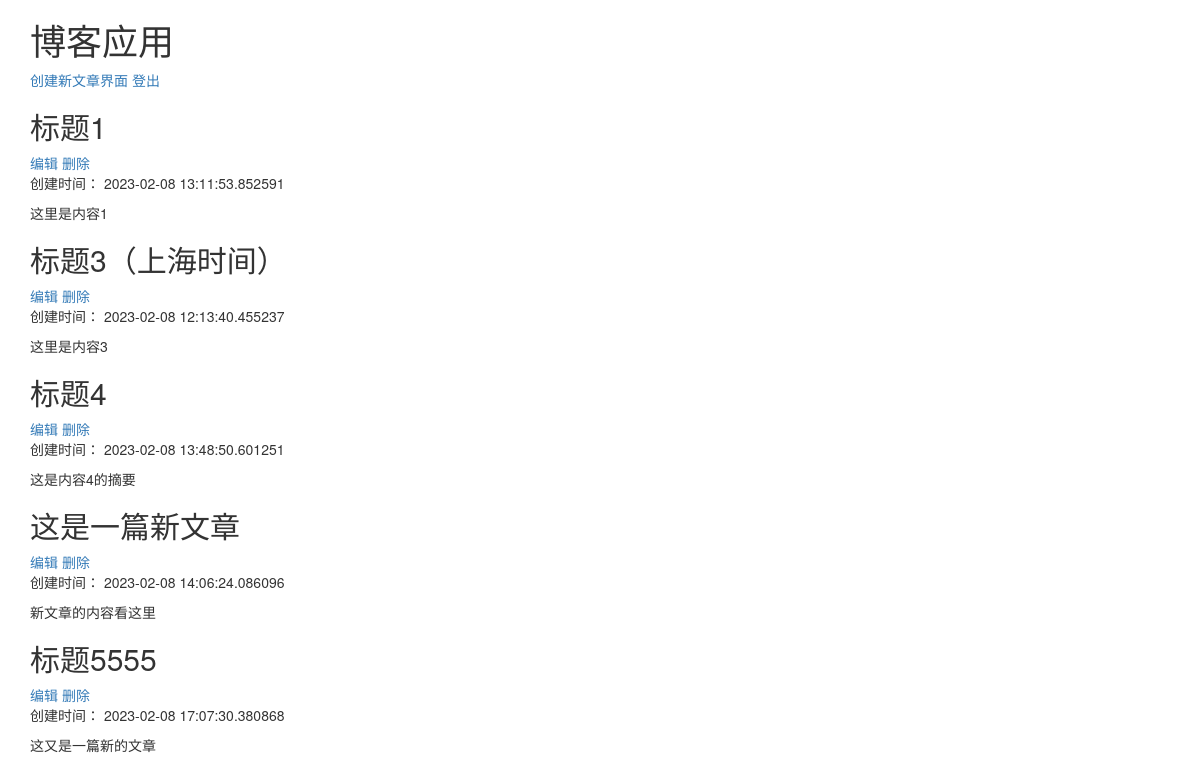
Screenshot of / (signed in) with the database file from the repository.
### app.py (models this page shows)
class Post(db.Model):
    id = db.Column(db.Integer, primary_key=True)
    title = db.Column(db.String(50), nullable=False)
    content = db.Column(db.String(500), nullable=False)
    created_at = db.Column(db.DateTime, nullable=False, default=datetime.now(pytz.timezone('Asia/Shanghai')))

### app.py (the view)
@app.route("/", methods=['GET', 'POST'])
@login_required
def index():
    if request.method == 'GET':
        posts = Post.query.all()                                  #将Post数据库中的值全部取出，保存到posts
        return render_template("index.html", posts=posts)         #将posts的值传递给index.html页面

### app.py (called while the page is built)
@login_manager.user_loader
def load_user(user_id):
    return User.query.get(int(user_id))

### templates/index.html (shortened to what this page needs)
{% extends "bootstrap/base.html" %}
{% block content %}
    <div class="container">
        <h1>博客应用</h1>
        <a href="/create" role="button">创建新文章界面</a>
        <a href="/logout" role="button">登出</a>
        {% for post in posts  %}
            <article>
                <h2>{{ post.title }}</h2>
                <a href="/{{post.id}}/update" role="button">编辑</a>
                <a href="/{{post.id}}/delete" role="button">删除</a>
                <p>创建时间： {{ post. created_at }}</p>
                <p>{{ post.content }}</p>
            </article>
        {% endfor %}
    </div>
{% endblock %}

### rows the page displays
Post: title "标题1", created_at "2023-02-08 13:11:53.852591", content "这里是内容1"
Post: title "标题3（上海时间）", created_at "2023-02-08 12:13:40.455237", content "这里是内容3"
Post: title "标题4", created_at "2023-02-08 13:48:50.601251", content "这是内容4的摘要"
Post: title "这是一篇新文章", created_at "2023-02-08 14:06:24.086096", content "新文章的内容看这里"
Post: title "标题5555", created_at "2023-02-08 17:07:30.380868", content "这又是一篇新的文章"
